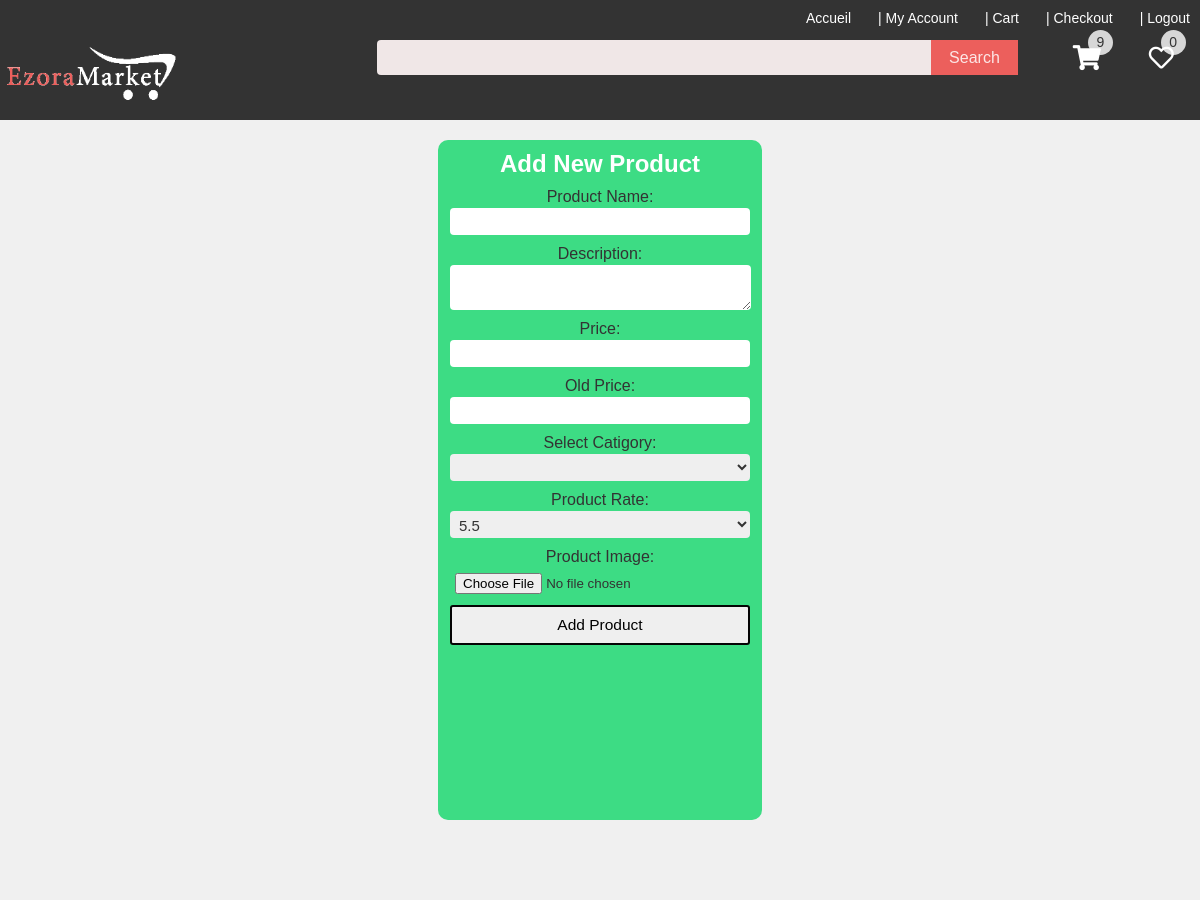
The page /product/new/ (signed in, upper part) on the database as committed earlier.
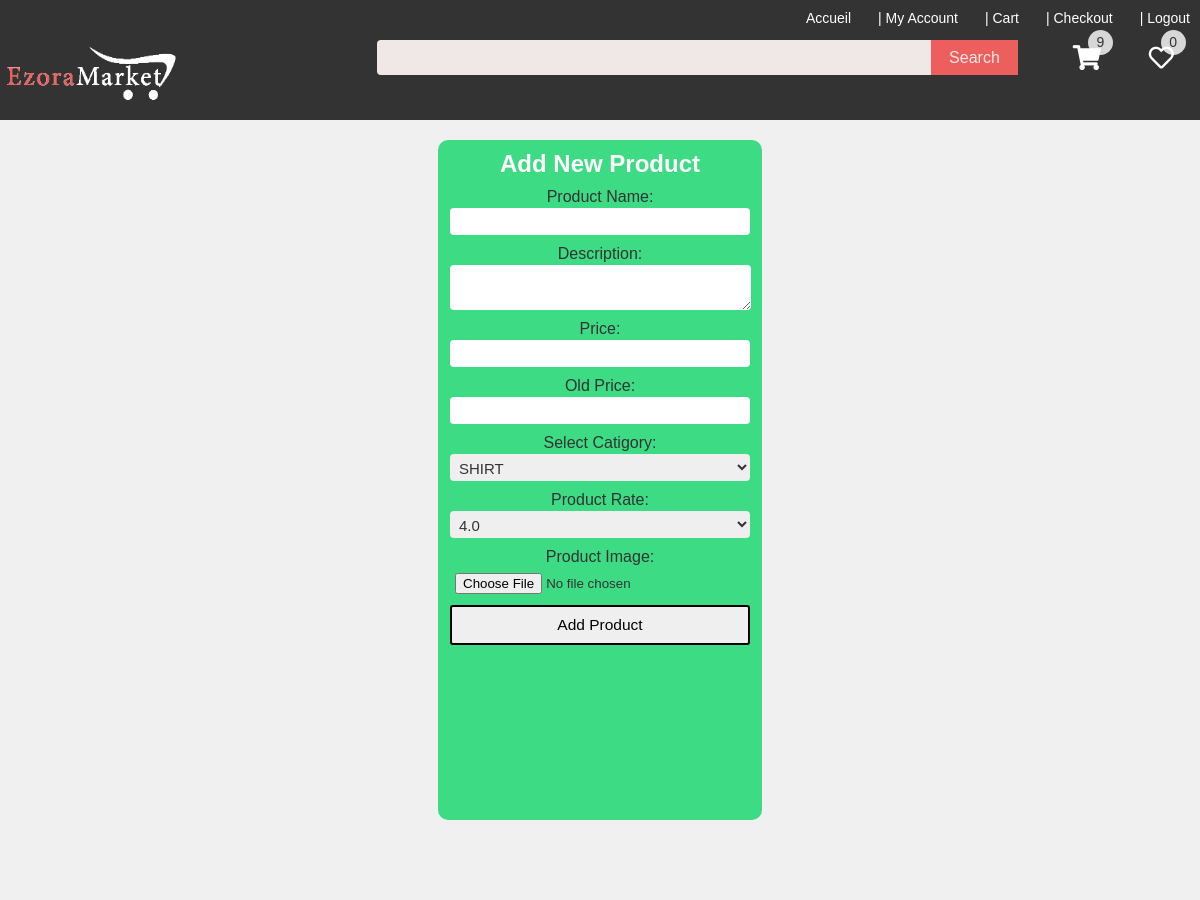
The same page on the database as committed later.
### pyp/models.py (models this page shows)
class Rate(models.Model):
    rate= models.FloatField(null=True)
    def __str__(self):
        return f"{self.rate}"

### pyp/views.py (the view)
# urls.py: path("product/new/", views.addproduct, name="newproduct"),
@login_required
def addproduct(response):
    category=CategoryList.objects.all()
    if response.method == 'POST':
        form = ImagePro(response.POST, response.FILES)
        if form.is_valid():
            form=form.save(commit=False)
            form.owner=response.user
            form.save()
            return redirect("home")
    else:
        form = ImagePro()
    total=callcartnumber(response)['total']
    wishlist=callwishnumber(response)
    context={"name":"E-commerce", "title":"New Product","form":form,"totalitem":total,"wishlist":wishlist}
    return render(response, "pages/AddProduct.html",context)

### pyp/forms.py
class ImagePro(forms.ModelForm):
    class Meta:
        model=Product
        fields=["name","description","new_price","old_price","catigory","rate","image"]

### pyp/cartandwish.py (called while the page is built)
def callwishnumber(request):
    if request.user.is_authenticated:
        wishlist=Wishlist.objects.all().filter(customer=request.user)
    else:
        wishlist=[]
    return len(wishlist)

def callcartnumber(request):
    items= OrderItem.objects.all()
    itemsordered=[]
    category=CategoryList.objects.all()
    if request.user.is_authenticated:
        totalItem=0
        totalarray=[]
        for item in items:
            if item.order.customer:
                if request.user == item.order.customer and item.order.complete == False:
                    itemsordered.append(item)
                    quantm= item.quantity
                    totalarray.append(quantm)
                    totalItem = sum(totalarray)
        totalPrice=sum([int(item.product.new_price) * int(item.quantity) for item in itemsordered])
        total={"price":totalPrice, "item":totalItem}
    else:
        total={"price":0, "item":0}
    return {"total":total, "products":itemsordered}

### pyp/models.py (called while the page is built)
    def __str__(self):
        return self.category

### pyp/templates/pages/AddProduct.html (shortened to what this page needs)
{% extends 'pages/base.html' %}
{% load static %}
{% block content %}
<div class="product-input">
    <h2>Add New Product</h2>
    <form method="POST" enctype="multipart/form-data">
        <div>
            <label for="text">Product Name: </label>
            <br>
            {{form.name}}
        </div>
        <div>
            <label for="textarea">Description: </label>
            <br>
            {{form.description}}
        </div>
        <div>
            <label for="number">Price: </label>
            <br>
            {{form.new_price}}
        </div>
        <div>
            <label for="number">Old Price: </label>
            <br>
            {{form.old_price}}
        </div>
        <div>
            <label for="select">Select Catigory: </label>
            <br>
            {{form.catigory}}
        </div>
        <div>
            <label for="select">Product Rate: </label>
            <br>
            {{form.rate}}
        </div>
        <div>
            <label for="select">Product Image: </label>
            <br>
            {{form.image}}
        </div>
        <input class="button" type="submit" value="Add Product">
    </form>
</div>
{% endblock content %}

Rows that differ between the two databases and show on the page:
changed Rate: rate "5.5" → "4.0"
Other text that changed with them:
form field catigory: (not shown) → "SHIRT"
